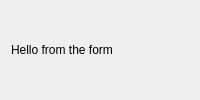
<?xml version="1.0" encoding="UTF-8"?>
<ui version="4.0">
 <class>MainWindow</class>
 <widget class="QWidget" name="MainWindow">
  <layout class="QVBoxLayout" name="layout">
   <item>
    <widget class="QLabel" name="label">
     <property name="text">
      <string>Hello from the form</string>
     </property>
    </widget>
   </item>
  </layout>
 </widget>
 <resources/>
 <connections/>
</ui>
